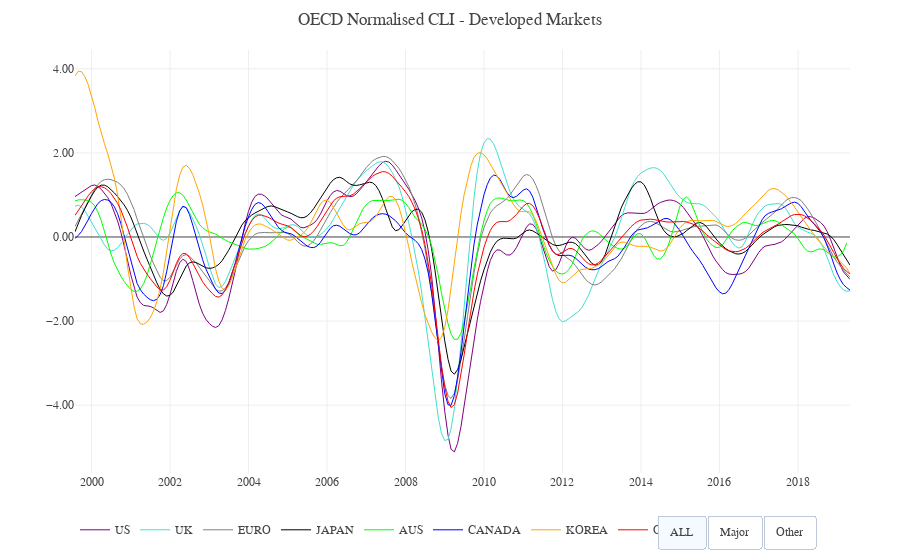

Notebook cell for this chart:
### Code cell
def scatter_from_dataframe(df, title='OECD CLI', ytitle='', **kwargs):
    """
    Plotly Timeseries Scatter Chart - with Group
    
    Simply Plotly Scatter plot with multiple traces (lines).
    Takes pd.Dataframe & creates chart with each column as trace
    Assumption is that xaxis will be the date axis.
    
    Option to add button groups. Input is dictionary of the form
        {'NAME':['Col1', Col2]}
        Where dict key will be the button name &
        List will be the df columns shown   
    """
    
    # Colourscheme
    cmap = {0:'purple', 1:'turquoise', 2:'grey', 3:'black', 4:'lime', 5:'blue', 6:'orange', 7:'red'}
    
    ## Basic Layout Dictionary
    # Needs to come first or buttons have nowhere to append too
    layout=dict(title=title, font = {'family':'Courier New', 'size':12},
                showlegend = True, legend=dict(orientation="h"),
                margin = {'l':75, 'r':50, 'b':50, 't':50},
                yaxis={'title':ytitle, 'hoverformat':'.2f', 'tickformat':'.2f',},
                updatemenus= [dict(type='buttons', active=0, showactive = True,
                                         direction='right', pad = {'l':0, 'r':35, 't':0, 'b':0},
                                         y=-0.1, x=1,
                                         buttons=[])],
               )
    
    ## Iterate Through Each column of Dataframe to append
    data = []
    for i, c in enumerate(df): 
        data.append(dict(type='scatter', name=c, x=df.index, y=df.loc[:,c], line={'color':cmap[i], 'width':1}))

    
    ## Add Buttons
    if 'groups' in kwargs:
        for g in kwargs['groups']:
            visible = np.in1d(df.columns, kwargs['groups'][g]) 
            button= dict(label=g, method='update', args=[{'visible': visible}])
            layout['updatemenus'][0]['buttons'].append(button)    # append the button 

    fig=dict(data=data, layout=layout)
    
    return fig

cli_groups_dm = dict(ALL=list(cli_dm.columns),
                     Major=['US', 'EURO', 'UK', 'JAPAN'],
                     Other=['AUS', 'CANADA', 'KOREA', 'OECD'])

cli_groups_em = dict(ALL=list(cli_dm.columns),
                     BRIC=['CHINA', 'BRAZIL', 'RUSSIA', 'INDIA'],
                     Asia=['CHINA', 'INDIA', 'ASIA4'],
                     Latam=['MEXICO', 'BRAZIL'],
                     CEEMEA=['RUSSIA', 'TURKEY', 'ZAR'])


fig = plotly_cli(cli_dm, title='OECD Normalised CLI - Developed Markets', groups=cli_groups_dm,
                ytitle='')
py.iplot(fig)

### Figure 1 — Plotly figure (JSON) as saved in the notebook; plotly's stock layout.template omitted (floating-point values rounded to 4 significant figures; data arrays with more than 128 entries replaced by an {"elided": "..."} marker saying what was removed)
{"data": [{"line": {"color": "purple", "width": 1}, "name": "US", "type": "scatter", "uid": "33772f54-ff71-4ff3-85de-3de14d50fe80", "x": {"elided": "238 str values"}, "y": {"elided": "238 float values"}}, {"line": {"color": "turquoise", "width": 1}, "name": "UK", "type": "scatter", "uid": "099acee6-2de7-45b1-8724-1e6f20a33018", "x": {"elided": "238 str values"}, "y": {"elided": "238 float values"}}, {"line": {"color": "grey", "width": 1}, "name": "EURO", "type": "scatter", "uid": "039d172d-8d8d-4bb1-92f1-bb923b54ff80", "x": {"elided": "238 str values"}, "y": {"elided": "238 float values"}}, {"line": {"color": "black", "width": 1}, "name": "JAPAN", "type": "scatter", "uid": "e08a9152-e179-4074-af00-0778f792cdda", "x": {"elided": "238 str values"}, "y": {"elided": "238 float values"}}, {"line": {"color": "lime", "width": 1}, "name": "AUS", "type": "scatter", "uid": "32924e2e-eea2-4279-8e5a-bce6ee129ba5", "x": {"elided": "238 str values"}, "y": {"elided": "238 float values"}}, {"line": {"color": "blue", "width": 1}, "name": "CANADA", "type": "scatter", "uid": "57ffe3f6-221f-4aaa-a925-fa0169a553b3", "x": {"elided": "238 str values"}, "y": {"elided": "238 float values"}}, {"line": {"color": "orange", "width": 1}, "name": "KOREA", "type": "scatter", "uid": "65412398-8744-40af-ae21-64d85fe12de8", "x": {"elided": "238 str values"}, "y": {"elided": "238 float values"}}, {"line": {"color": "red", "width": 1}, "name": "OECD", "type": "scatter", "uid": "80c41808-2e5b-46b7-83e8-9d0940adb6ca", "x": {"elided": "238 str values"}, "y": {"elided": "238 float values"}}], "layout": {"font": {"family": "Courier New", "size": 12}, "legend": {"orientation": "h"}, "margin": {"b": 50, "l": 75, "r": 50, "t": 50}, "showlegend": true, "title": {"text": "OECD Normalised CLI - Developed Markets"}, "updatemenus": [{"active": 0, "buttons": [{"args": [{"visible": [true, true, true, true, true, true, true, true]}], "label": "ALL", "method": "update"}, {"args": [{"visible": [true, true, true, true, false, false, false, false]}], "label": "Major", "method": "update"}, {"args": [{"visible": [false, false, false, false, true, true, true, true]}], "label": "Other", "method": "update"}], "direction": "right", "pad": {"b": 0, "l": 0, "r": 35, "t": 0}, "showactive": true, "type": "buttons", "x": 1, "y": -0.1}], "yaxis": {"hoverformat": ".2f", "tickformat": ".2f", "title": {"text": ""}}}}
